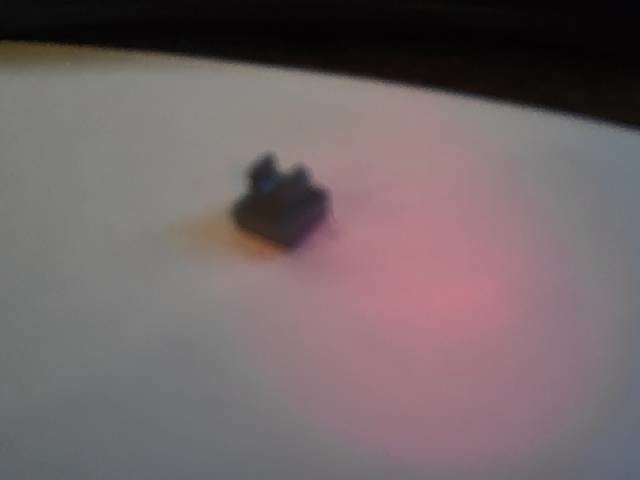
#> input picture LegoPictures/Lego001.jpg, 640 x 480 px
$ python -i image_processing.py   (imports and definitions only)
#> lines starting #> are read from the running program, lines starting #| are printed output that depends on the picture
#> further down, picture is the input picture: shape (480, 640, 3); mean B, G, R 103.7, 101.4, 113.4
"""
Image processing utilities

Common image manipulation functions for piece detection and template creation
"""

import cv2
import numpy as np
import logging
from typing import Tuple, List

logger = logging.getLogger(__name__)


def convert_to_grayscale(image: np.ndarray) -> np.ndarray:
    """
    Convert image to grayscale.

    Args:
        image: Input image (BGR or RGB)

    Returns:
        Grayscale image
    """
    if len(image.shape) == 2:
        # Already grayscale
        return image
    return cv2.cvtColor(image, cv2.COLOR_BGR2GRAY)
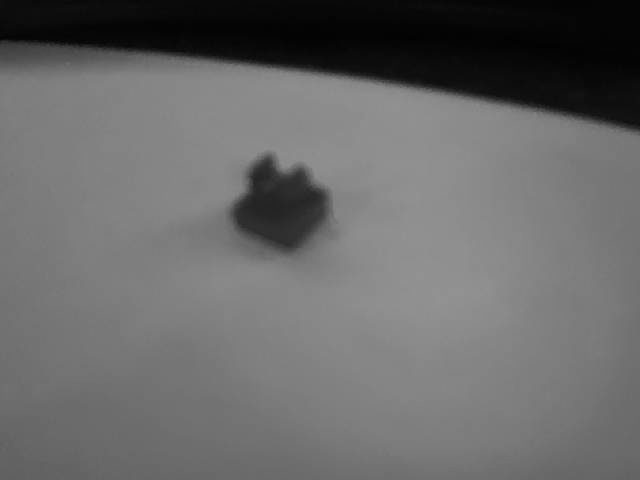
#> returned value: shape (480, 640); min 2, max 147, mean 105.3


# [67 lines left out: functions apply_gaussian_blur, apply_binary_threshold, enhance_contrast, remove_background, not called in this run]


def crop_to_content(image: np.ndarray, padding: int = 10) -> np.ndarray:
    """
    Crop image to content with padding.

    Args:
        image: Input image
        padding: Padding around content (pixels)

    Returns:
        Cropped image
    """
    # Convert to grayscale
    gray = convert_to_grayscale(image)

    # Find non-white pixels
    _, thresh = cv2.threshold(gray, 200, 255, cv2.THRESH_BINARY_INV)
#> thresh: shape (480, 640); every value is 255

    # Find contours
    contours, _ = cv2.findContours(thresh, cv2.RETR_EXTERNAL, cv2.CHAIN_APPROX_SIMPLE)
#> contours = [[[0, 0], [0, 479], [639, 479], [639, 0]]]

    if not contours:
        return image

    # Get bounding box of all contours
    x_min, y_min = float('inf'), float('inf')
    x_max, y_max = 0, 0

    for contour in contours:
        x, y, w, h = cv2.boundingRect(contour)
        x_min = min(x_min, x)
        y_min = min(y_min, y)
        x_max = max(x_max, x + w)
        y_max = max(y_max, y + h)
#> this loop made 1 pass
#> (contour, x, y, w, h, x_min, y_min, x_max) on pass 1: ([[0, 0], [0, 479], [639, 479], [639, 0]], 0, 0, 640, 480, 0, 0, 640)

    # Add padding
    h, w = image.shape[:2]
    x_min = max(0, x_min - padding)
    y_min = max(0, y_min - padding)
    x_max = min(w, x_max + padding)
    y_max = min(h, y_max + padding)

    return image[y_min:y_max, x_min:x_max]


# [161 lines left out: functions resize_with_aspect_ratio, create_template, find_contours, get_bounding_boxes, draw_bounding_boxes, sort_boxes_into_columns, not called in this run]

>>> import cv2
>>> picture = cv2.imread('../../../LegoPictures/Lego001.jpg')
>>> result = crop_to_content(picture)

$ run again, on LegoPictures/Lego002.jpg
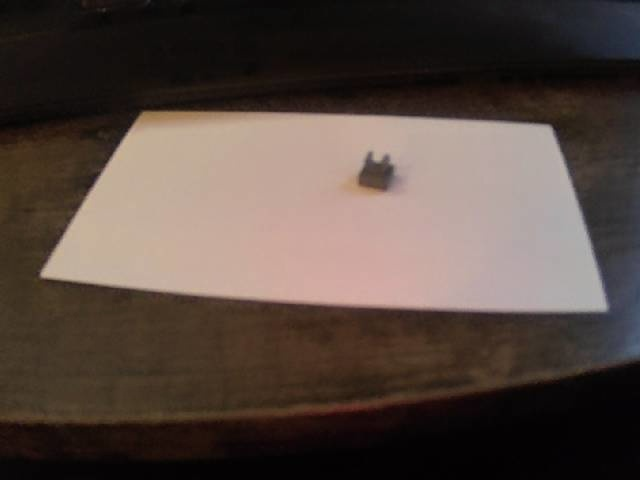
#> input picture LegoPictures/Lego002.jpg, 640 x 480 px
#> picture is the input picture: shape (480, 640, 3); mean B, G, R 64.4, 71.3, 84.9
#> in convert_to_grayscale, `return cv2.cvtColor(image, cv2.COLOR_BGR2GRAY)`:
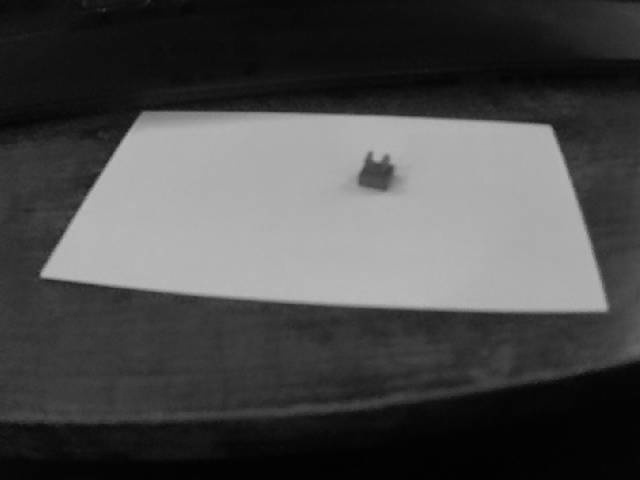
#> returned value: shape (480, 640); min 1, max 188, mean 74.6
#> thresh: shape (480, 640); every value is 255
#> contours = [[[0, 0], [0, 479], [639, 479], [639, 0]]]
#> the loop in crop_to_content, `for contour in contours:` made 1 pass
#> (contour, x, y, w, h, x_min, y_min, x_max) on pass 1: ([[0, 0], [0, 479], [639, 479], [639, 0]], 0, 0, 640, 480, 0, 0, 640)

$ run again, on LegoPictures/Lego003.jpg
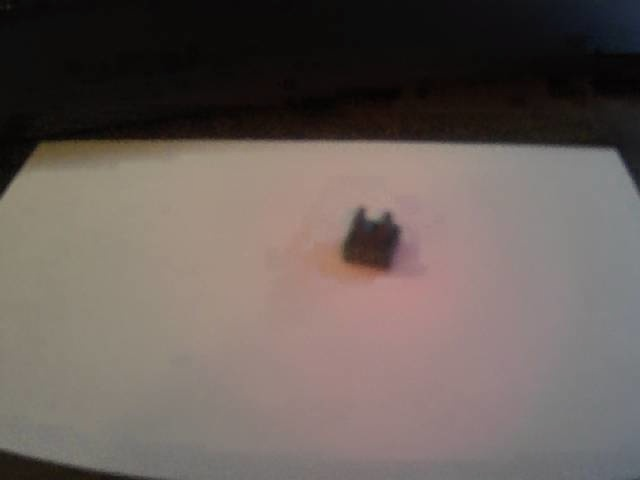
#> input picture LegoPictures/Lego003.jpg, 640 x 480 px
#> picture is the input picture: shape (480, 640, 3); mean B, G, R 90, 94.6, 104.9
#> in convert_to_grayscale, `return cv2.cvtColor(image, cv2.COLOR_BGR2GRAY)`:
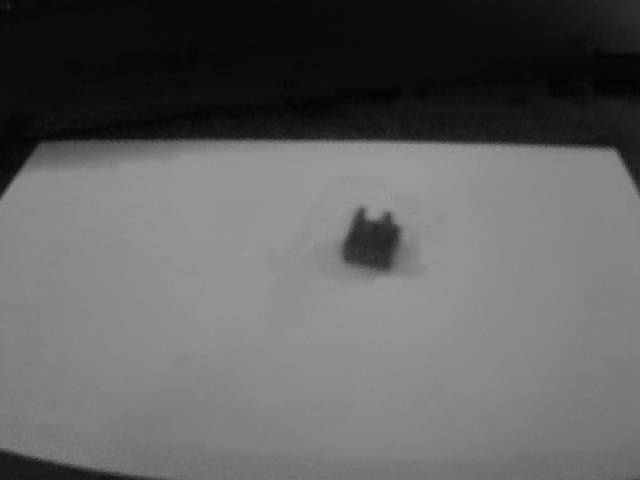
#> returned value: shape (480, 640); min 3, max 156, mean 97.2
#> thresh: shape (480, 640); every value is 255
#> contours = [[[0, 0], [0, 479], [639, 479], [639, 0]]]
#> the loop in crop_to_content, `for contour in contours:` made 1 pass
#> (contour, x, y, w, h, x_min, y_min, x_max) on pass 1: ([[0, 0], [0, 479], [639, 479], [639, 0]], 0, 0, 640, 480, 0, 0, 640)
